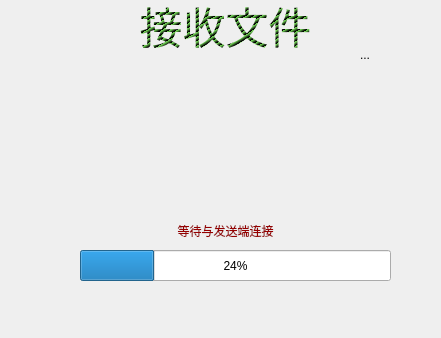
<?xml version="1.0" encoding="UTF-8"?>
<ui version="4.0">
 <class>receivefiledialog</class>
 <widget class="QWidget" name="receivefiledialog">
  <property name="geometry">
   <rect>
    <x>0</x>
    <y>0</y>
    <width>441</width>
    <height>338</height>
   </rect>
  </property>
  <property name="minimumSize">
   <size>
    <width>441</width>
    <height>338</height>
   </size>
  </property>
  <property name="maximumSize">
   <size>
    <width>441</width>
    <height>338</height>
   </size>
  </property>
  <property name="windowTitle">
   <string>ReceiveFile</string>
  </property>
  <property name="styleSheet">
   <string notr="true">QWidget#widget
{
	
	background-image: url(:/QT/icon/background.png);
}</string>
  </property>
  <widget class="QWidget" name="widget" native="true">
   <property name="geometry">
    <rect>
     <x>-50</x>
     <y>-50</y>
     <width>821</width>
     <height>461</height>
    </rect>
   </property>
   <property name="minimumSize">
    <size>
     <width>0</width>
     <height>0</height>
    </size>
   </property>
   <property name="maximumSize">
    <size>
     <width>111111</width>
     <height>111111</height>
    </size>
   </property>
   <property name="styleSheet">
    <string notr="true">image: url(:/QT/icon/background.png);</string>
   </property>
   <widget class="QLabel" name="label_message">
    <property name="geometry">
     <rect>
      <x>170</x>
      <y>260</y>
      <width>211</width>
      <height>41</height>
     </rect>
    </property>
    <property name="styleSheet">
     <string notr="true">color: rgb(170, 85, 0);
color: rgb(149, 0, 0);</string>
    </property>
    <property name="text">
     <string>等待与发送端连接</string>
    </property>
    <property name="alignment">
     <set>Qt::AlignCenter</set>
    </property>
   </widget>
   <widget class="QProgressBar" name="progressBar">
    <property name="geometry">
     <rect>
      <x>130</x>
      <y>300</y>
      <width>311</width>
      <height>31</height>
     </rect>
    </property>
    <property name="value">
     <number>24</number>
    </property>
   </widget>
   <widget class="QLabel" name="label">
    <property name="geometry">
     <rect>
      <x>190</x>
      <y>50</y>
      <width>171</width>
      <height>51</height>
     </rect>
    </property>
    <property name="font">
     <font>
      <family>华文隶书</family>
      <pointsize>32</pointsize>
      <italic>false</italic>
      <bold>false</bold>
     </font>
    </property>
    <property name="styleSheet">
     <string notr="true">font: 32pt &quot;华文隶书&quot;;
color: qlineargradient(spread:repeat, x1:0.72043, y1:0.732955, x2:1, y2:1, stop:0.134409 rgba(0, 0, 0, 255), stop:0.833333 rgba(96, 198, 66, 233));</string>
    </property>
    <property name="text">
     <string>接收文件</string>
    </property>
    <property name="alignment">
     <set>Qt::AlignCenter</set>
    </property>
   </widget>
   <widget class="QToolButton" name="toolButton">
    <property name="geometry">
     <rect>
      <x>370</x>
      <y>60</y>
      <width>90</width>
      <height>90</height>
     </rect>
    </property>
    <property name="minimumSize">
     <size>
      <width>90</width>
      <height>90</height>
     </size>
    </property>
    <property name="maximumSize">
     <size>
      <width>90</width>
      <height>90</height>
     </size>
    </property>
    <property name="styleSheet">
     <string notr="true">background-color:transparent;
border-width:0;
border-style:outset</string>
    </property>
    <property name="text">
     <string>...</string>
    </property>
    <property name="icon">
     <iconset resource="Client.qrc">
      <normaloff>:/QT/icon/短信.png</normaloff>:/QT/icon/短信.png</iconset>
    </property>
    <property name="iconSize">
     <size>
      <width>75</width>
      <height>75</height>
     </size>
    </property>
   </widget>
  </widget>
 </widget>
 <resources>
  <include location="Client.qrc"/>
 </resources>
 <connections/>
</ui>
